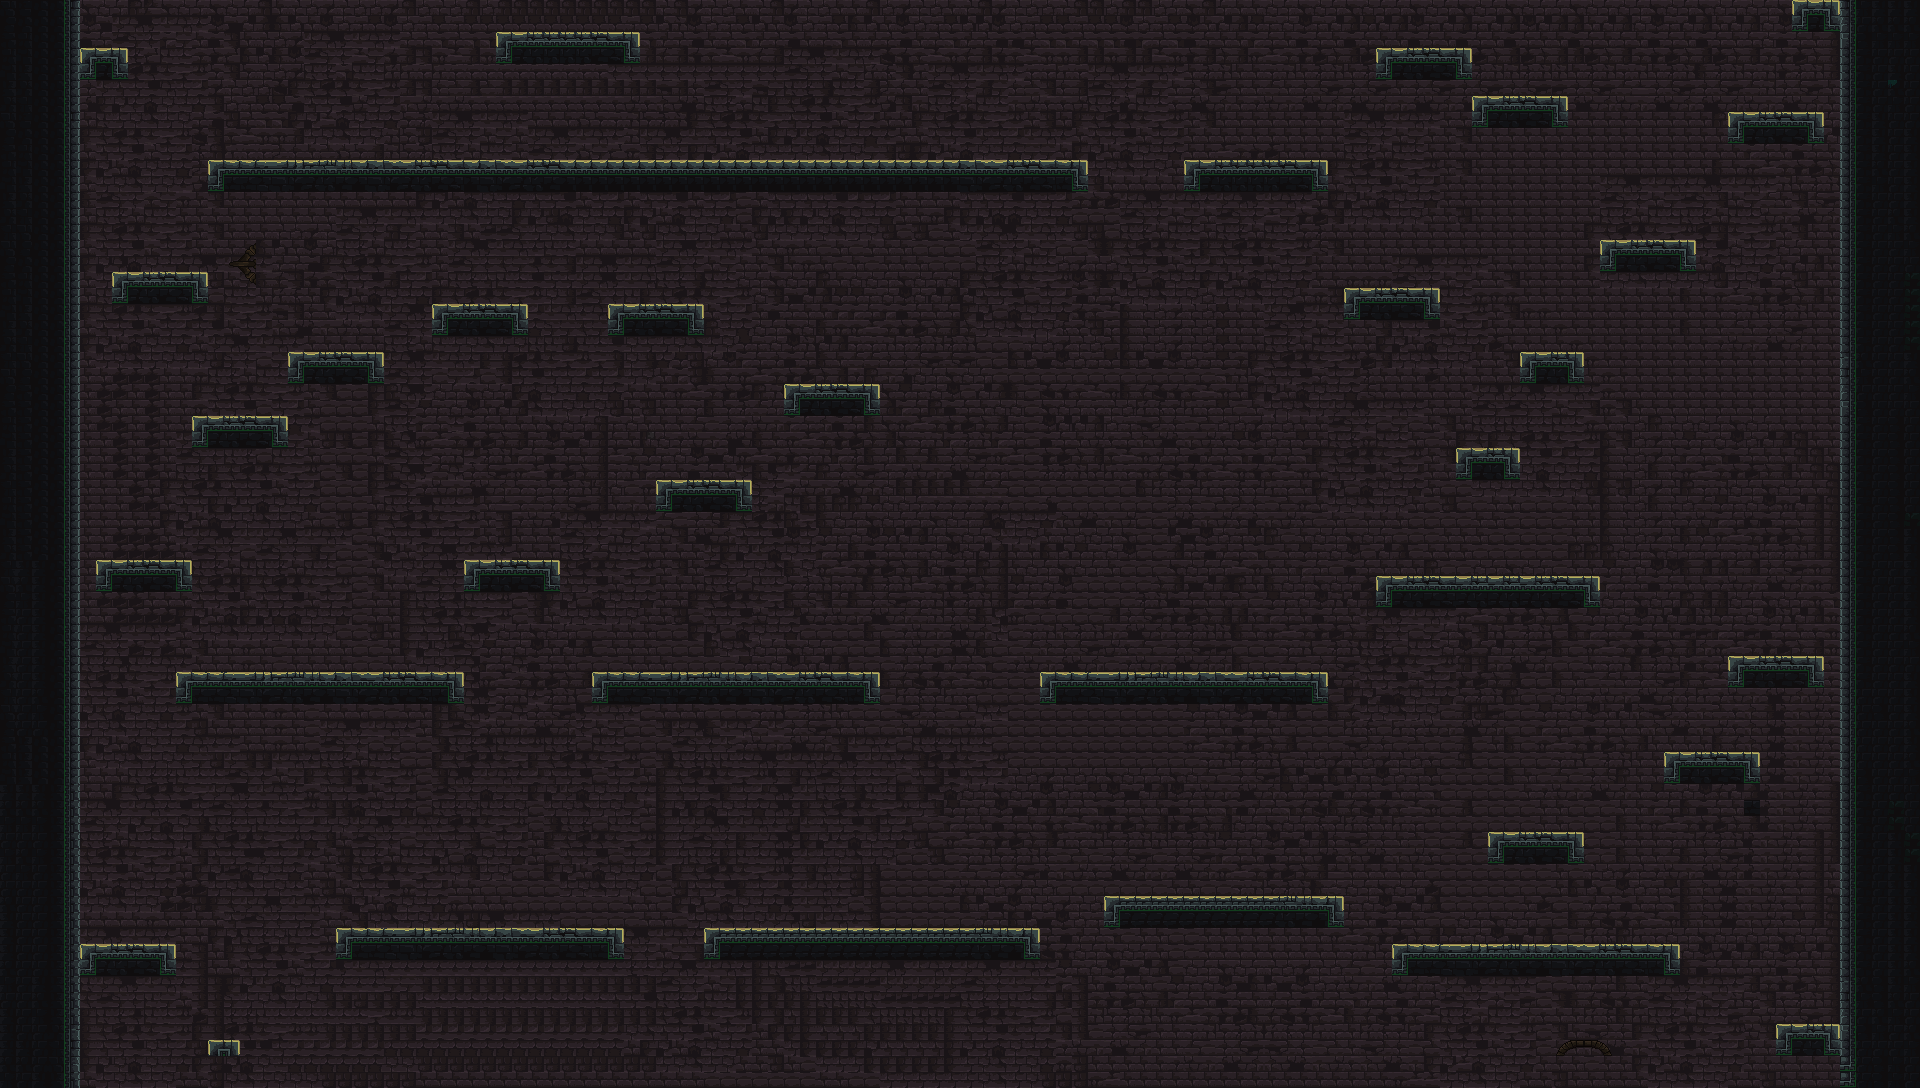

The image is a tile-based game level rendered from a .tmx file. Its description and source (layers, tilesets, objects; grid data summarised) follow:
An orthogonal 120x68 tile map with 16x16 px tiles, 4 tile layers (Background_1, Walls, Platforms, Background_Decoration), 4 hidden layers not drawn, 8 tilesets and 1 object.

<map version="1.10" tiledversion="1.11.1" orientation="orthogonal" renderorder="right-down" width="120" height="68" tilewidth="16" tileheight="16" infinite="0" nextlayerid="18" nextobjectid="107">
 <tileset firstgid="1" name="env_objects_far" tilewidth="16" tileheight="16" tilecount="1024" columns="32">
  <image source="../Textures/Environment/env_objects_far.png" width="512" height="512" />
 </tileset>
 <tileset firstgid="1025" name="env_objects" tilewidth="16" tileheight="16" tilecount="1024" columns="32">
  <image source="../Textures/Environment/env_objects.png" width="512" height="512" />
 </tileset>
 <tileset firstgid="2049" name="ground" tilewidth="16" tileheight="16" tilecount="266" columns="19">
  <image source="../Textures/Terrain/ground.png" width="304" height="224" />
 </tileset>
 <tileset firstgid="2315" name="other_and_decorative" tilewidth="16" tileheight="16" tilecount="1600" columns="40">
  <image source="../Textures/Environment/tileset_2/other_and_decorative.png" width="640" height="640" />
 </tileset>
 <tileset firstgid="3915" name="main_lev_build" tilewidth="16" tileheight="16" tilecount="10240" columns="128">
  <image source="../Textures/Environment/tileset_2/main_lev_build.png" width="2048" height="1280" />
 </tileset>
 <tileset firstgid="14155" name="tile_castle" tilewidth="16" tileheight="16" tilecount="900" columns="30">
  <image source="../Textures/Environment/tiles/castle/tile_castle.png" width="480" height="480" />
 </tileset>
 <tileset firstgid="15055" name="icon_recycled" tilewidth="16" tileheight="16" tilecount="384" columns="24">
  <image source="../Textures/Various/icon_recycled.png" width="384" height="256" />
 </tileset>
 <tileset firstgid="15439" name="potions_small" tilewidth="16" tileheight="16" tilecount="100" columns="10">
  <image source="../Textures/Potions/potions_new.png" width="160" height="160" />
 </tileset>
 <layer id="1" name="Background_1" width="120" height="68">
  <data>[8160 cells, 8160 non-empty, 63 distinct tile ids]</data>
 </layer>
 <layer id="8" name="Collectable" width="120" height="68" visible="0">
  <data>[8160 cells, 1 non-empty, 1 distinct tile ids]</data>
 </layer>
 <layer id="11" name="Walls" width="120" height="68">
  <data>[8160 cells, 682 non-empty, 30 distinct tile ids]</data>
 </layer>
 <layer id="4" name="Platforms" width="120" height="68">
  <data>[8160 cells, 682 non-empty, 33 distinct tile ids]</data>
 </layer>
 <layer id="3" name="Background_Decoration" width="120" height="68">
  <data>[8160 cells, 32 non-empty, 32 distinct tile ids]</data>
 </layer>
 <layer id="13" name="CollisionLayer" width="120" height="68" visible="0" opacity="0.3">
  <properties>
   <property name="Collision" type="bool" value="true" />
  </properties>
  <data>[8160 cells, 1360 non-empty, 1 distinct tile ids]</data>
 </layer>
 <layer id="17" name="rangedEnemies" width="120" height="68" visible="0" opacity="0.3">
  <properties>
   <property name="rangedEnemies" value="true" />
  </properties>
  <data>[8160 cells, 2284 non-empty, 1 distinct tile ids]</data>
 </layer>
 <objectgroup id="15" name="PotionLayer">
  <object id="106" gid="15445" x="1799.98" y="633.753" width="16" height="16" />
 </objectgroup>
 <layer id="16" name="MeleeEnemy" width="120" height="68" visible="0" opacity="0.3">
  <properties>
   <property name="MeleeEnemy" value="true" />
  </properties>
  <data>[8160 cells, 271 non-empty, 1 distinct tile ids]</data>
 </layer>
</map>
